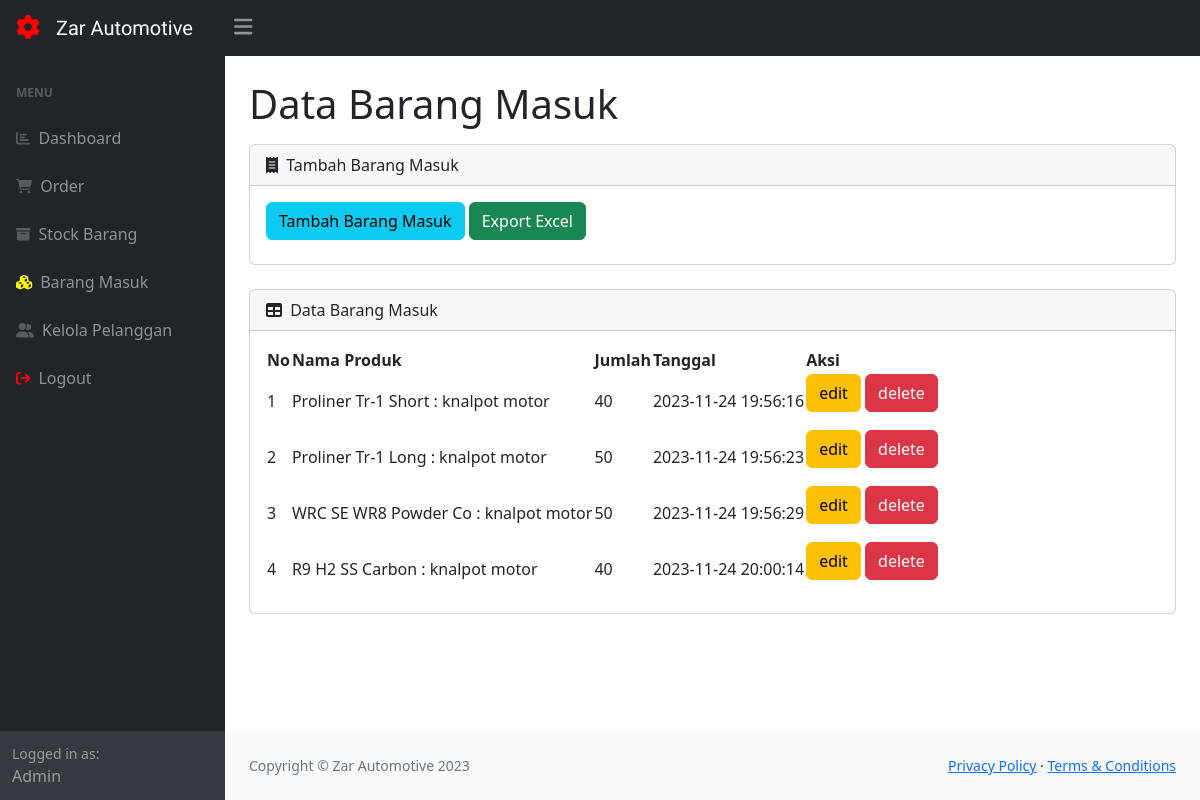
Page /masuk.php (signed in) on the committed database.
### tables this page shows
CREATE TABLE `masuk` (
  `idmasuk` int(11) NOT NULL,
  `idproduk` int(11) NOT NULL,
  `qty` int(11) NOT NULL,
  `tanggalmasuk` timestamp NOT NULL DEFAULT current_timestamp()
);

CREATE TABLE `produk` (
  `idproduk` int(11) NOT NULL,
  `namaproduk` varchar(20) NOT NULL,
  `deskripsi` varchar(30) NOT NULL,
  `harga` int(11) NOT NULL,
  `stock` int(11) NOT NULL
);

### masuk.php (the view, shortened to what this page needs)
<?php
require 'ceklogin.php';
?>
<!DOCTYPE html>
<html lang="en">
    <head>
        <link href="https://cdn.jsdelivr.net/npm/bootstrap@4.6.2/dist/css/bootstrap.min.css" rel="stylesheet" />
        <link href="css/styles.css" rel="stylesheet" />
    </head>
    <body class="sb-nav-fixed">
        <nav class="sb-topnav navbar navbar-expand navbar-dark bg-dark">
            <div class="sb-nav-link-icon ml-3"><i class="fas fa-gear fa-spin" style="font-size:24px;color:red"></i></div>
            <a class="navbar-brand ps-3 custom-font" href="index.php">Zar Automotive</a>
            <button class="btn btn-link btn-sm order-1 order-lg-0 me-4 me-lg-0 move-left" id="sidebarToggle" href="#!"><i class="fas fa-bars" style="font-size:21px"></i></button>
        </nav>
        <div id="layoutSidenav">
            <div id="layoutSidenav_nav">
                <nav class="sb-sidenav accordion sb-sidenav-dark" id="sidenavAccordion">
                    <div class="sb-sidenav-menu">
                        <div class="nav">
                            <div class="sb-sidenav-menu-heading">Menu</div>
                            <a class="nav-link" href="dashboard.php">
                                <div class="sb-nav-link-icon"><i class="fa fa-bar-chart"></i></div>
                                Dashboard
                            </a>
                            <a class="nav-link" href="index.php">
                                <div class="sb-nav-link-icon"><i class="fas fa-shopping-cart"></i></div>
                                Order
                            </a>
                            <a class="nav-link" href="stock.php">
                                <div class="sb-nav-link-icon"><i class="fas fa-archive"></i></div>
                                Stock Barang
                            </a>
                            <a class="nav-link" href="masuk.php">
                                <div class="sb-nav-link-icon"><i class="fas fa-cubes" style="color:yellow"></i></div>
                                Barang Masuk
                            </a>
                            <a class="nav-link" href="pelanggan.php">
                                <div class="sb-nav-link-icon"><i class="fas fa-user-friends"></i></div>
                                Kelola Pelanggan
                            </a>
                            <a class="nav-link" href="logout.php">
                                <div class="sb-nav-link-icon"><i class="fa fa-sign-out" style="color:red"></i></div>
                                Logout
                            </a>
                        </div>
                    </div>
                    <div class="sb-sidenav-footer">
                        <div class="small">Logged in as:</div>
                        Admin
                    </div>
                </nav>
            </div>
            <div id="layoutSidenav_content">
                <main>
                    <div class="container-fluid px-4">
                        <h1 class="mt-4 mb-3">Data Barang Masuk</h1>
                        <div class="card mb-4">
                            <div class="card-header">
                                <i class="fas fa-receipt me-1"></i>
                                Tambah Barang Masuk
                            </div>
                            <div class="card-body">
                                <button type="button" class="btn btn-info mb-2" data-toggle="modal" data-target="#myModal">
                                    Tambah Barang Masuk
                                </button>
                                <button type="button" class="btn btn-success mb-2" onclick="exportToExcel()">
                                    Export Excel
                                </button>
                            </div>
                        </div>
                        <div class="card mb-4">
                            <div class="card-header">
                                <i class="fas fa-table me-1"></i>
                                Data Barang Masuk
                            </div>
                            <div class="card-body">
                                <table id="datatablesSimple">
                                    <thead>
                                        <tr>
                                            <th>No</th>
                                            <th>Nama Produk</th>
                                            <th>Jumlah</th>
                                            <th>Tanggal</th>
                                            <th>Aksi</th>
                                        </tr>
                                    </thead>
                                    <tbody>
                                        <?php
                                            $get = mysqli_query($conn, "select * from masuk m, produk p where m.idproduk=p.idproduk");
                                            $i = 1;
                                            while($p=mysqli_fetch_array($get)){
                                            $namaproduk = $p['namaproduk'];
                                            $deskripsi = $p['deskripsi'];
                                            $qty = $p['qty'];
                                            $idmasuk = $p['idmasuk'];
                                            $tanggal = $p['tanggalmasuk'];
                                        ?>
                                        <tr>
                                            <td> <?=$i++;?> </td>
                                            <td> <?=$namaproduk;?> : <?=$deskripsi;?> </td>
                                            <td> <?=$qty;?> </td>
                                            <td> <?=$tanggal;?> </td>
                                            <td>
                                                <button type="button" class="btn btn-warning mb-3" data-toggle="modal" data-target="#edit<?=$idmasuk;?>">
                                                    edit
                                                </button>
                                                <button type="button" class="btn btn-danger mb-3" data-toggle="modal" data-target="#delete<?=$idmasuk;?>">
                                                    delete
                                                </button>
                                            </td>
                                        </tr>
                                        <?php
                                        };
                                        ?>
                                    </tbody>
                                </table>
                            </div>
                        </div>
                    </div>
                </main>
                <footer class="py-4 bg-light mt-auto">
                    <div class="container-fluid px-4">
                        <div class="d-flex align-items-center justify-content-between small">
                            <div class="text-muted">Copyright &copy; Zar Automotive 2023</div>
                            <div>
                                <a href="#">Privacy Policy</a>
                                &middot;
                                <a href="#">Terms &amp; Conditions</a>
                            </div>
                        </div>
                    </div>
                </footer>
            </div>
        </div>
    </body>
</html>

### masuk.php (style rules this page uses)
.custom-font { font-family: 'Trade Winds', cursive; }
.move-left { margin-left: -40px; }

### rows in the picture
masuk: idproduk.namaproduk "Proliner Tr-1 Short", idproduk.deskripsi "knalpot motor", qty "40", tanggalmasuk "2023-11-24 19:56:16"
masuk: idproduk.namaproduk "Proliner Tr-1 Long", idproduk.deskripsi "knalpot motor", qty "50", tanggalmasuk "2023-11-24 19:56:23"
masuk: idproduk.namaproduk "WRC SE WR8 Powder Co", idproduk.deskripsi "knalpot motor", qty "50", tanggalmasuk "2023-11-24 19:56:29"
masuk: idproduk.namaproduk "R9 H2 SS Carbon", idproduk.deskripsi "knalpot motor", qty "40", tanggalmasuk "2023-11-24 20:00:14"
